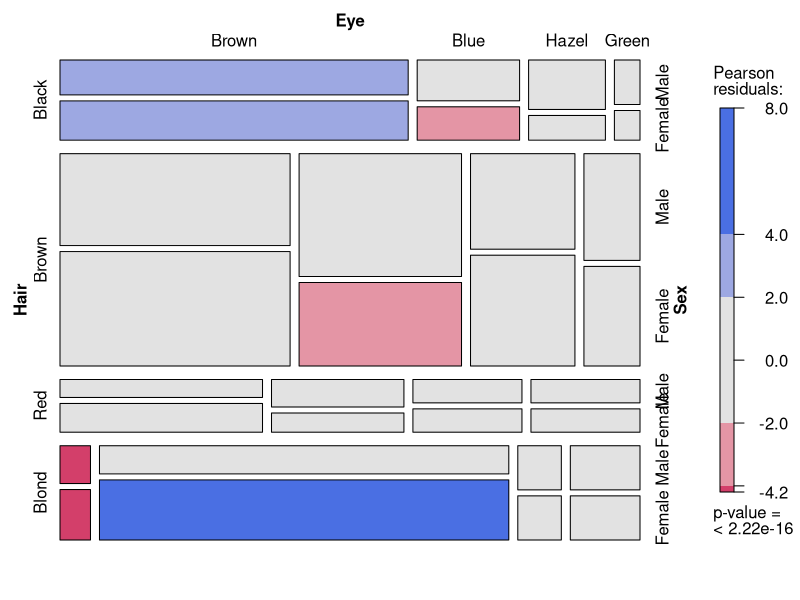
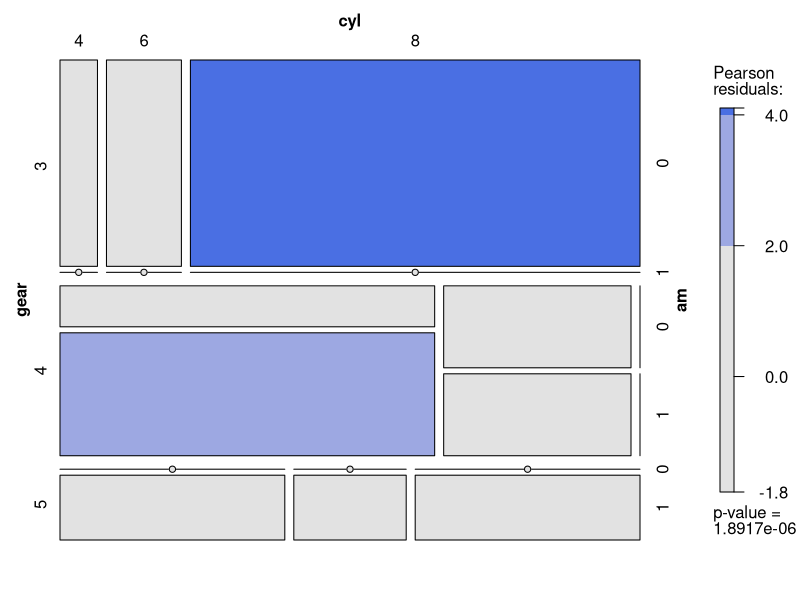
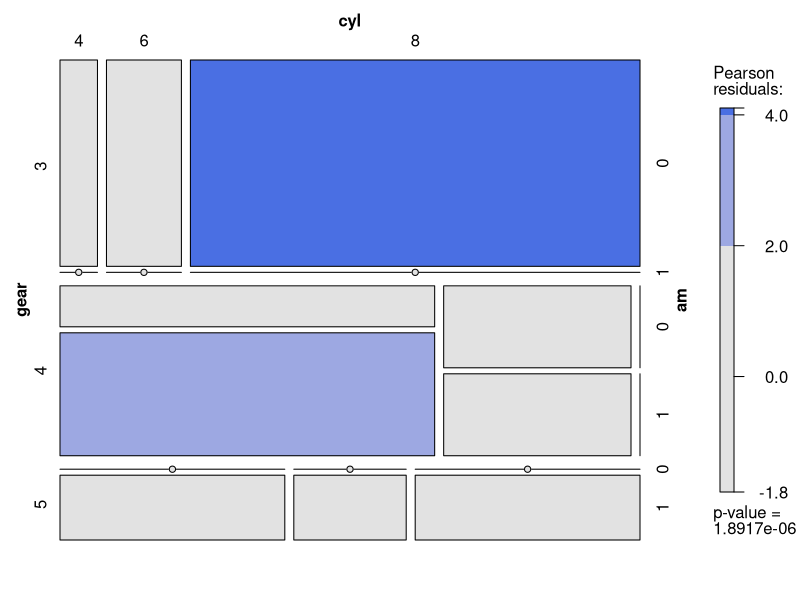
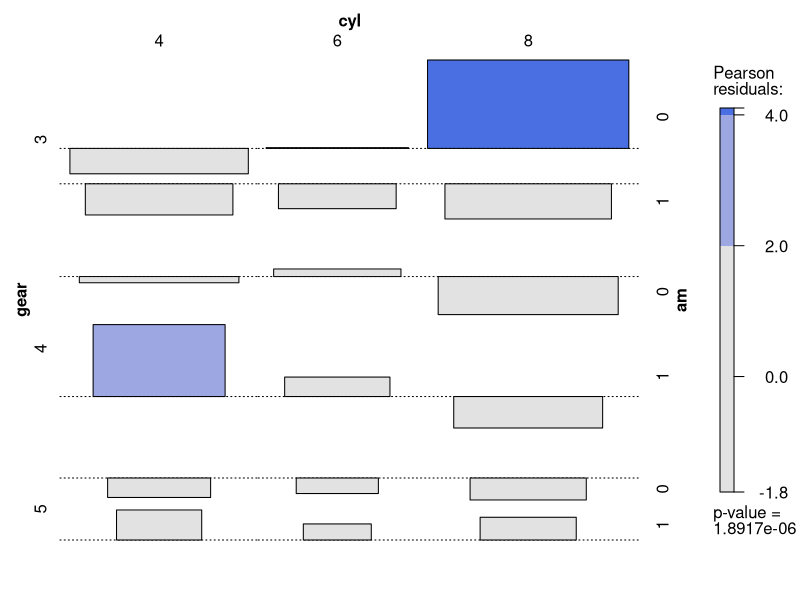
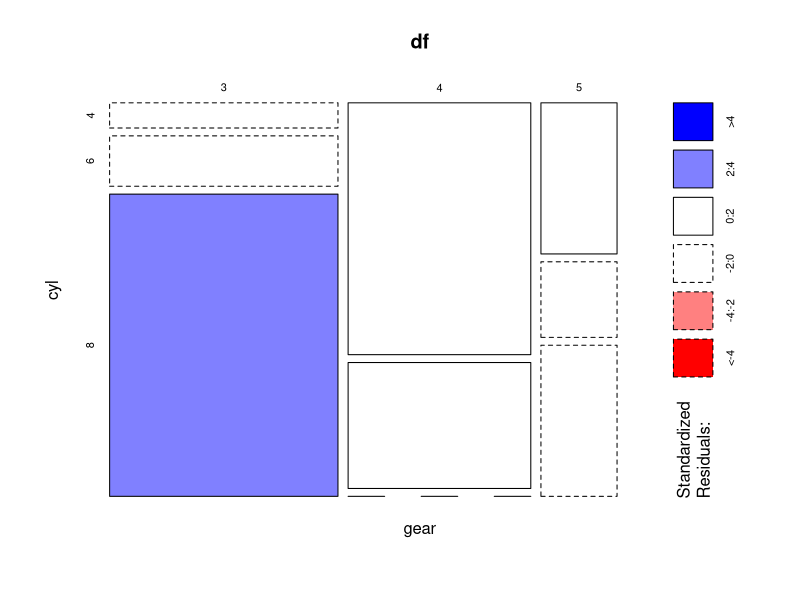
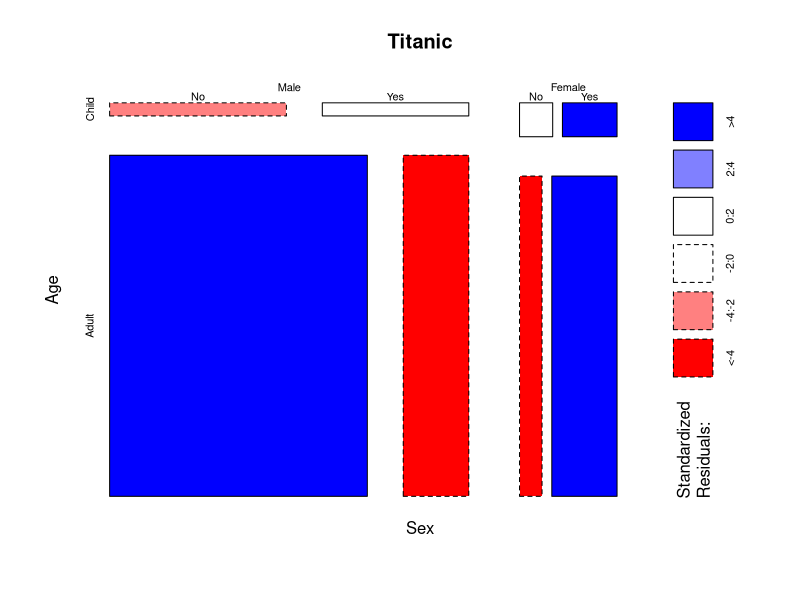

The R source for these figures, in order:
#base - Mosaic
library(dplyr)

df=mtcars
catcols = c('cyl', 'vs', 'am', 'gear', 'carb')
df[,catcols] = lapply(df[,catcols], as.factor)

# Mosaic Plot Example
library(vcd)
HairEyeColor
mosaic(HairEyeColor, shade=TRUE, legend=TRUE)

dftable <- xtabs(  ~ gear + cyl + am, data=df)

mosaic(dftable, shade=TRUE, legend=TRUE)
#For extended mosaic plots, use mosaic(x, condvar=, data=) where x is a table or formula, condvar= is an optional conditioning variable, and data= specifies a data frame or a table. Include shade=TRUE to color the figure, and legend=TRUE to display a legend for the Pearson residuals.
mosaic(x=dftable, shade=TRUE, legend=TRUE)


#----------------------
#Association Plots
#extended association plot use assoc(x, row_vars, col_vars) where x is a contingency table, row_vars is a vector of integers giving the indices of the variables to be used for the rows, and col_vars is a vector of integers giving the indices of the variables to be used for the columns of the association plot.
assoc(dftable, shade=TRUE)


#mosaic plot
mosaicplot(~ gear + cyl, data = df, shade=T, color = TRUE)

mosaicplot(~ Sex + Age + Survived, data = Titanic, shade=T, color = TRUE)
